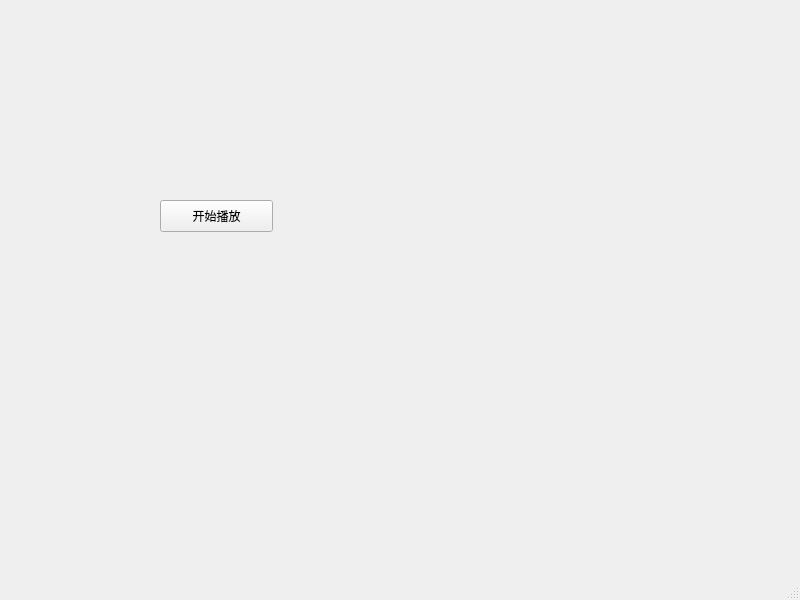
<?xml version="1.0" encoding="UTF-8"?>
<ui version="4.0">
 <class>MainWindow</class>
 <widget class="QMainWindow" name="MainWindow">
  <property name="geometry">
   <rect>
    <x>0</x>
    <y>0</y>
    <width>800</width>
    <height>600</height>
   </rect>
  </property>
  <property name="windowTitle">
   <string>MainWindow</string>
  </property>
  <widget class="QWidget" name="centralwidget">
   <widget class="QPushButton" name="playButton">
    <property name="geometry">
     <rect>
      <x>160</x>
      <y>200</y>
      <width>113</width>
      <height>32</height>
     </rect>
    </property>
    <property name="text">
     <string>开始播放</string>
    </property>
   </widget>
  </widget>
  <widget class="QMenuBar" name="menubar">
   <property name="geometry">
    <rect>
     <x>0</x>
     <y>0</y>
     <width>800</width>
     <height>24</height>
    </rect>
   </property>
  </widget>
  <widget class="QStatusBar" name="statusbar"/>
 </widget>
 <resources/>
 <connections/>
</ui>
